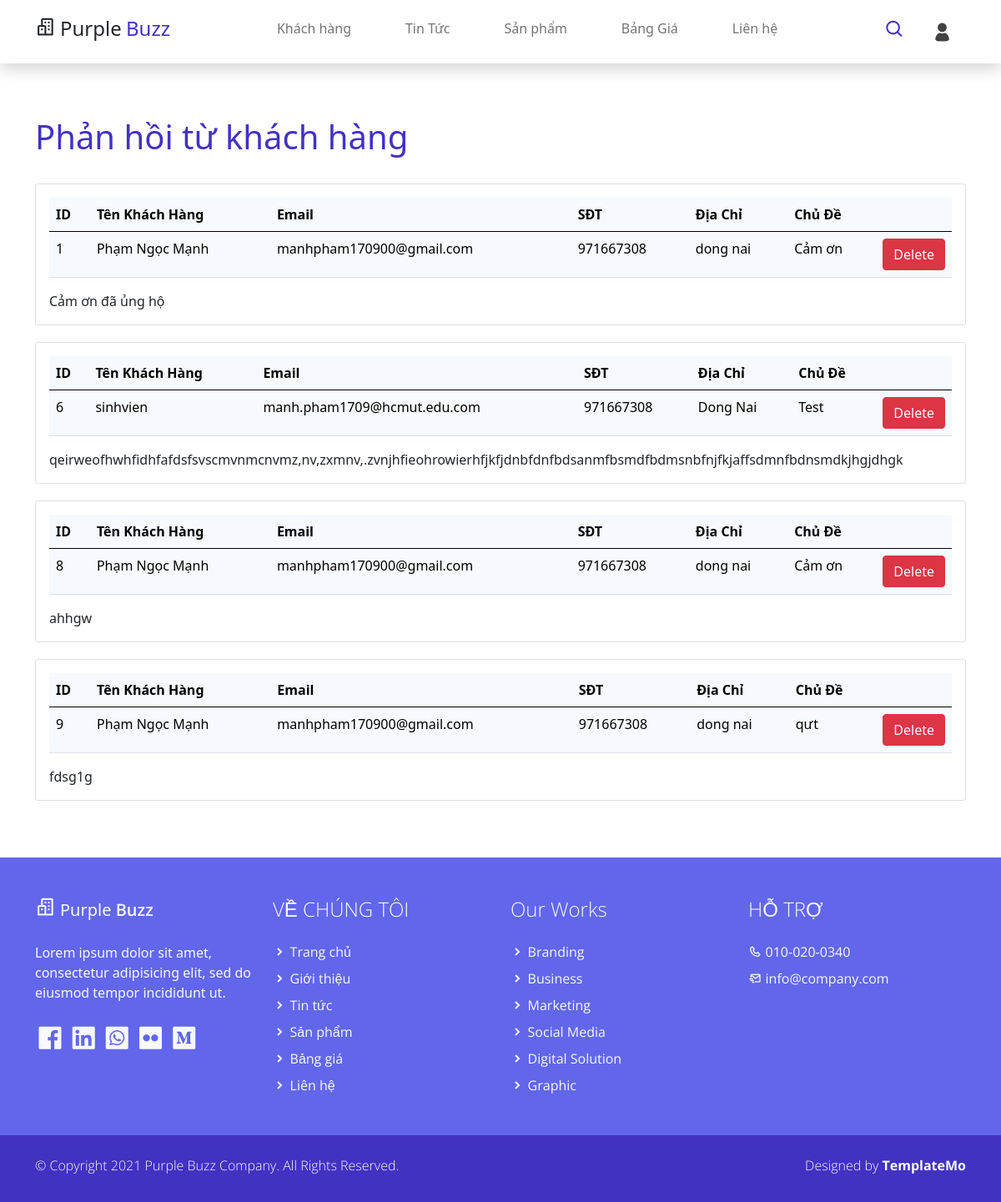
/admin/feedback.php (signed in), run on the app's committed database.
### tables this page shows
CREATE TABLE `contacts` (
  `id` int(11) NOT NULL,
  `name` varchar(40) NOT NULL,
  `email` varchar(40) NOT NULL,
  `sdt` int(11) NOT NULL,
  `diachi` varchar(100) NOT NULL,
  `chude` varchar(100) NOT NULL,
  `noidung` varchar(500) NOT NULL
);

### admin/feedback.php (the view, shortened to what this page needs)
<!DOCTYPE html>
<html lang="en">
<head>
    <link href="../assets/css/bootstrap.min.css" rel="stylesheet">
    <link href="../assets/css/boxicon.min.css" rel="stylesheet">
    <link rel="stylesheet" href="../assets/css/templatemo.css">
    <link rel="stylesheet" href="../assets/css/custom.css">
</head>
<body>
    <nav id="main_nav" class="navbar navbar-expand-lg navbar-light bg-white shadow">
        <div class="container d-flex justify-content-between align-items-center">
            <a class="navbar-brand h1" href="./">
                <i class='bx bx-buildings bx-sm text-dark'></i>
                <span class="text-dark h4">Purple</span> <span class="text-primary h4">Buzz</span>
            </a>
            <div class="align-self-center collapse navbar-collapse flex-fill  d-lg-flex justify-content-lg-between" id="navbar-toggler-success">
                <div class="flex-fill mx-xl-5 mb-2">
                    <ul class="nav navbar-nav d-flex justify-content-between mx-xl-5 text-center text-dark">
                        <li class="nav-item">
                            <a class="nav-link btn-outline-primary rounded-pill px-3" href="../admin/index.php">Khách hàng</a>
                        </li>
                        <li class="nav-item">
                            <a class="nav-link btn-outline-primary rounded-pill px-3" href="../admin/admin_news.php">Tin Tức</a>
                        </li>
                        <li class="nav-item">
                            <a class="nav-link btn-outline-primary rounded-pill px-3" href="../product">Sản phẩm</a>
                        </li>
                        <li class="nav-item">
                            <a class="nav-link btn-outline-primary rounded-pill px-3" href="pricing.php">Bảng Giá</a>
                        </li>
                        <li class="nav-item">
                            <a class="nav-link btn-outline-primary rounded-pill px-3" href="../admin/feedback.php">Liên hệ</a>
                        </li>
                    </ul>
                </div>
                <div class="navbar align-self-center d-flex">
                    <a class="nav-link" href="#"><i class='bx bx-search bx-sm bx-tada-hover text-primary'></i></a>
                    <?php
                        if (isset($_SESSION['user'])) {
                            echo "<a class='nav-link' href='../info'><img class='recent-work-img card-img' src='../assets/img/user/admin.jpg' alt='Card image' style='width: 25px; height:25px; object-fit: cover; object-position: 50% 50%; border-radius: 50%;'></a>";
                        }
                        else {
                            echo "<a class='nav-link' href='../'>Đăng nhập</a>";
                        }
                    ?>
                </div>
            </div>
        </div>
    </nav>
    <section class="container py-5">
        <h1 class="col-12 col-xl-8 h2 text-left text-primary pt-3 pb-4">Phản hồi từ khách hàng</h1>
        <?php
            $conn = mysqli_connect('localhost', 'root', '', 'seo-website');
            $sql = "SELECT * FROM contacts";
            $query = mysqli_query($conn, $sql);
            while($row =  mysqli_fetch_assoc($query)){?>
                <div class="card" style="margin-bottom: 20px;">
                    <div class="card-body">
                        <table class="table table-light">
                            <thead class="thead-dark">
                                <tr>
                                    <th>ID</th>
                                    <th>Tên Khách Hàng</th>
                                    <th>Email</th>
                                    <th>SĐT</th>
                                    <th>Địa Chỉ</th>
                                    <th>Chủ Đề</th>
                                    <th width="60px"></th>
                                </tr>
                            </thead>
                            <tbody>
                                <tr>
                                    <td><?php echo $row['id']; ?></td>
                                    <td><?php echo $row['name']; ?></td>
                                    <td><?php echo $row['email']; ?></td>
                                    <td><?php echo $row['sdt']; ?></td>
                                    <td><?php echo $row['diachi']; ?></td>
                                    <td><?php echo $row['chude']; ?></td>
                                    <td>
                                        <a href="del_fb.php?ID=<?=$row['id']?>" class="text-decoration-none text-secondary btn btn-danger text-light">Delete</a>
                                    </td>
                                </tr>
                            </tbody>
                        </table>
                        <div><?php echo $row['noidung']; ?></div>
                    </div>
                </div>
            <?php
            }
        ?>
    </section>
    <?php
        include("../footer.php");
    ?>
</body>
</html>

### assets/css/templatemo.css (style rules this page uses)
html { font-family: 'Open Sans', sans-serif; }
p, a { font-weight: 400; }
.h2 { font-size: 40px; }

### data on the page
contacts: id "1", name "Phạm Ngọc Mạnh", email "manhpham170900@gmail.com", sdt "971667308", diachi "dong nai", chude "Cảm ơn", noidung "Cảm ơn đã ủng hộ"
contacts: id "6", name "sinhvien", email "manh.pham1709@hcmut.edu.com", sdt "971667308", diachi "Dong Nai", chude "Test", noidung "qeirweofhwhfidhfafdsfsvscmvnmcnvmz,nv,zxmnv,.zvnjhfieohrowierhfjkfjdnbfdnfbdsanmfbsmdfbdmsnbfnjfkjaffsdmnfbdnsmdkjhgjdhgk"
contacts: id "8", name "Phạm Ngọc Mạnh", email "manhpham170900@gmail.com", sdt "971667308", diachi "dong nai", chude "Cảm ơn", noidung "ahhgw"
contacts: id "9", name "Phạm Ngọc Mạnh", email "manhpham170900@gmail.com", sdt "971667308", diachi "dong nai", chude "qưt", noidung "fdsg1g"
